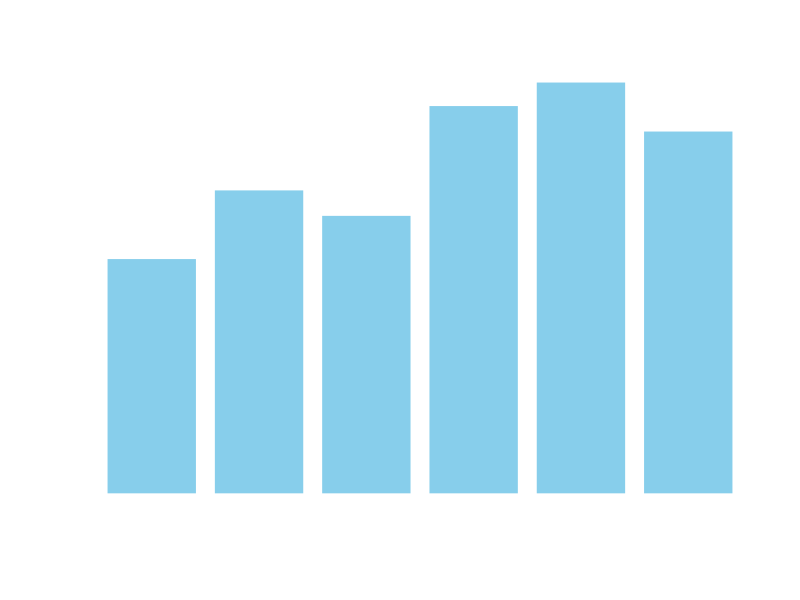

This chart was generated by the following R code:
## ---- chunk 1
# Set global plotting colors for Dark Theme
par(bg = "transparent",   # Keeps the background clean
    fg = "white",         # Changes axis lines and boxes to white
    col.axis = "white",   # Changes axis numbers to white
    col.lab = "white",    # Changes axis titles to white
    col.main = "white",   # Changes main titles to white
    col.sub = "white")    # Changes subtitles to white
## ---- chunk 2
# 1. Create a sample dataset (Simulating monthly data analysis metrics)
months<- c("Jan", "Feb", "Mar", "Apr", "May", "Jun")
conversions<- c(120, 155, 142, 198, 210, 185)
traffic_source<- c("Organic", "Paid", "Organic", "Organic", "Paid", "Direct")

# Combine them into a Data Frame (R's version of a table)
data_project<- data.frame(Month = months, Score = conversions, Source = traffic_source)

# 2. View the data
print("--- Our Dataset ---")
print(data_project)



# 3. Calculate basic summary statistics
print("--- Data Summary ---")
print(summary(data_project$Score)) # Shows Min, Max, Median, and Mean


# Calculate the average (mean) score explicitly
avg_score<- mean(data_project$Score)
print(paste("The average score is:", round(avg_score, 2)))

# 4. Filter the data (Show rows where Score is greater than 150)
print("--- High Performing Months (>150) ---")
high_perf<- subset(data_project, Score > 150)
print(high_perf)

# 5. Create a simple text-based plot right in the terminal panel
print("--- Visualizing Scores ---")
barplot(data_project$Score, 
        names.arg = data_project$Month, 
        col = "skyblue", 
        main = "Monthly Performance",
        col.main = "white",   # Makes the main title white
        col.axis = "white",   # Makes the Y-axis numbers white
        col.lab = "white",    # Makes the axis labels white
        fg = "white")         # Makes the actual axis lines white

## ---- chunk 3
print("This is coding in R programming language.")
## ---- chunk 4
myname<- "Alex"
age<- 25
is_learning<- TRUE

print(myname)
cat("Hello, my name is ",myname, "and I am ",age, "years old.")
